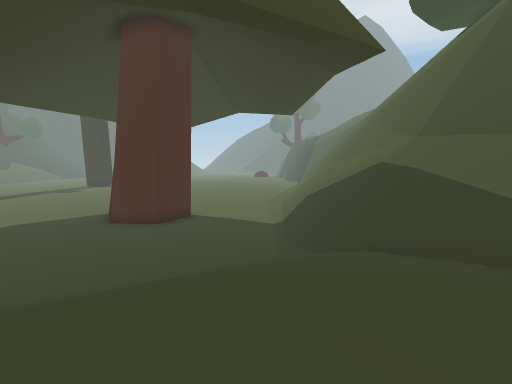
[1] (above)

16 first-person views from a walk through a Unity game level. The camera is 1.5 m above the floor, tilts 6° down and sees 85° across. The floor is counted in squares, 2 m on a side. Each view is taken from the middle of a square. On the plan, view 1 faces up. The plan holds only what a view shows up to about 10 squares ahead; the rest is blank. The place goes on beyond the plan. The player is left out. Some animated figures are left out.

[2]
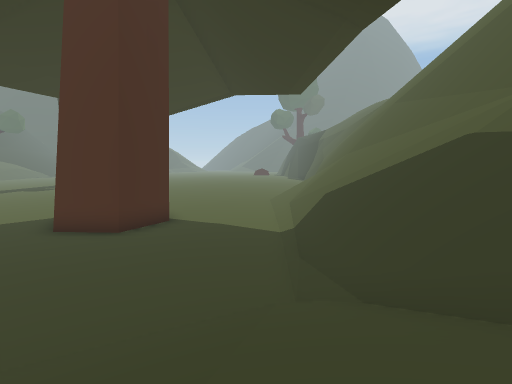

[3]
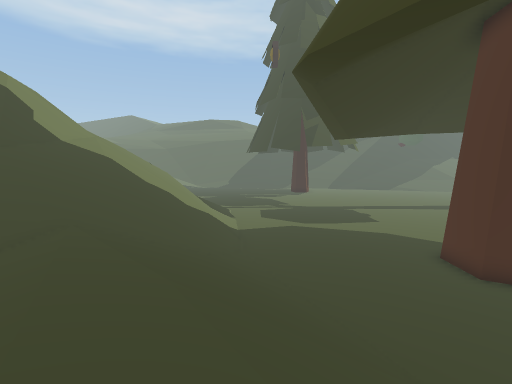

[4]
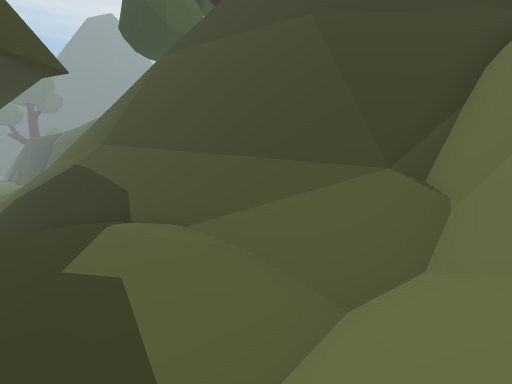

[5]
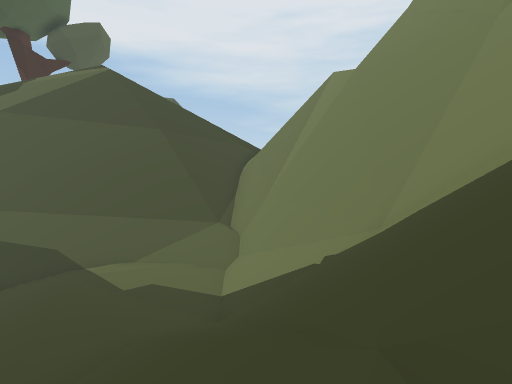

[6]
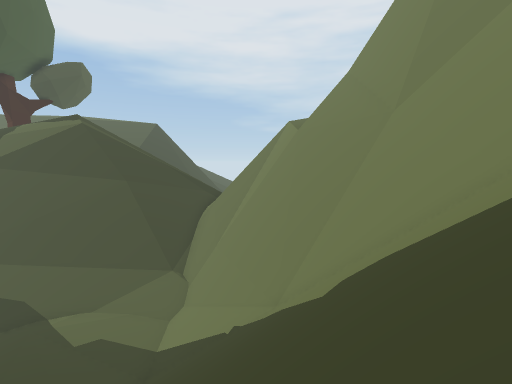

[7]
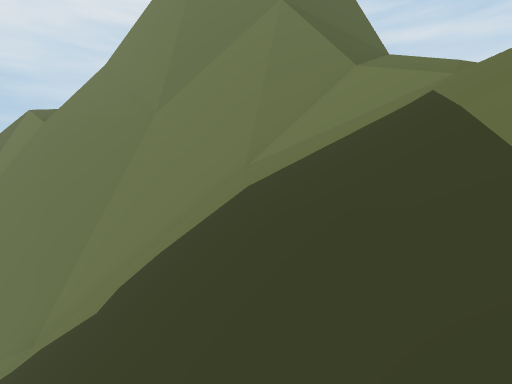

[8]
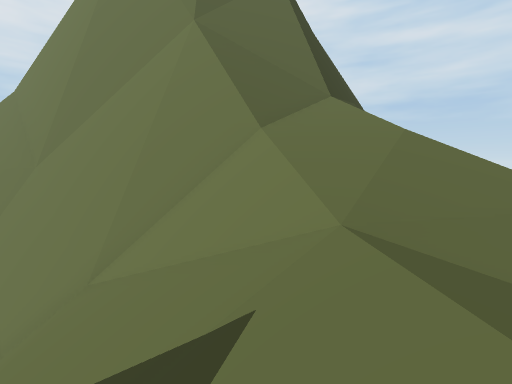

[9]
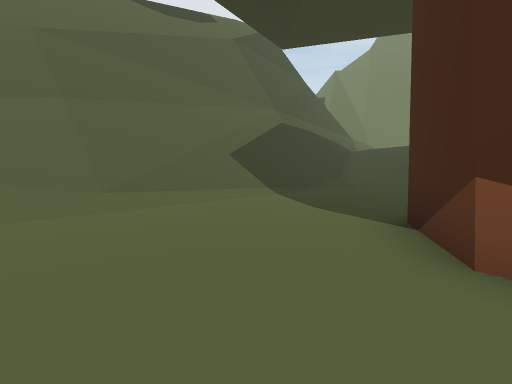

[10]
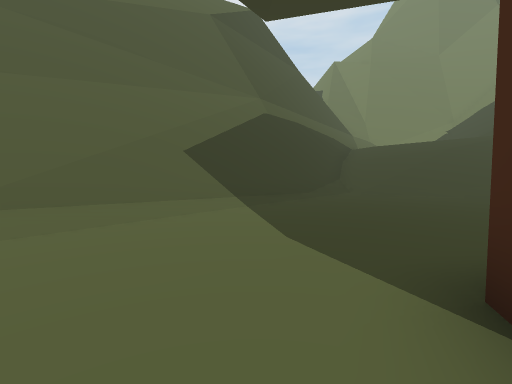

[11]
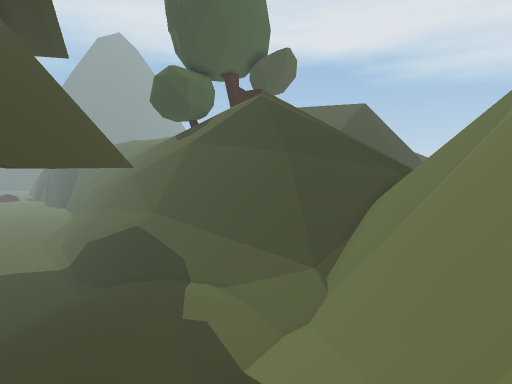

[12]
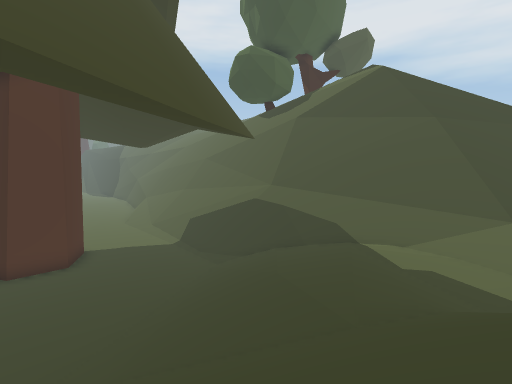

[13]
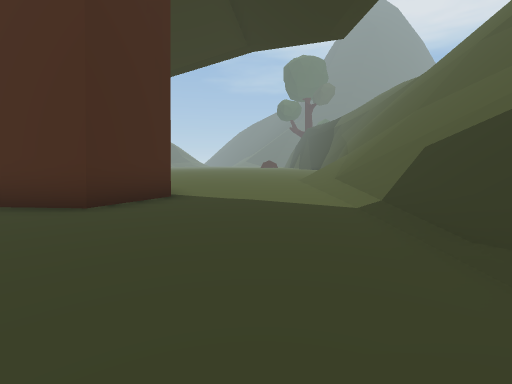

[14]
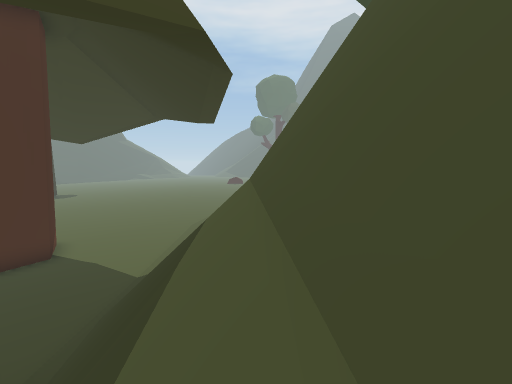

[15]
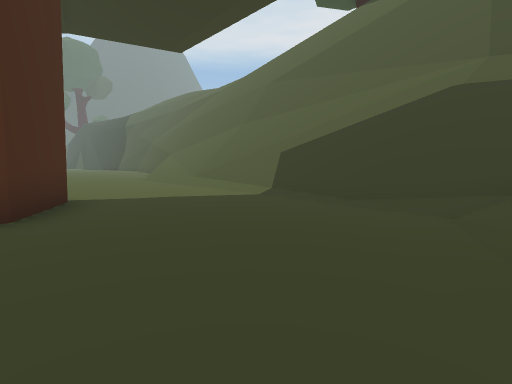

[16]
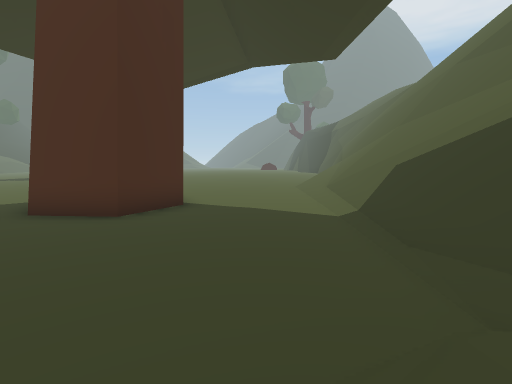

### Floor plan
Key: @ floor where view 1 was taken; # wall or solid block; . main floor; : floor 2.5 m higher than the main floor; + floor 3.25 m higher than the main floor; * floor 16 m higher than the main floor; / step, stairs or slope; = window, fence, low wall or low ledge; ^ raised ledge; v drop or lower ground.
Columns run from 6 left of view 1 to 8 right of it. Each row starts with its distance up from view 1.
 16   .....///===#
 15   .....///=^=v
 14   .....///=^=v
 13   #....///#^=v
 12   ##...///#^=v
 11 ###....///#^vv
 10 .......///=^vv
  9 .......///=^vv
  8 .......///=^v/
  7 .......///#^v
  6 ......////#^v/
  5 ....//////#^vv
  4 ../////////^ v
  3 ///////:://^ v
  2 //////+++//^ v
  1 /////+++++/^ v
  0 ////++@/++/# vv
 -1 ///////::+/##vv
 -2 ///////:://##vv
 -3 /////////=###vv
 -4 #=//////=######
 -5 ///////=^^  ^^
 -6 ///////#^   vv
 -7 //////=#^  ==
 -8 /////=#^^  ^^
 -9 *////##^
-10 ////##===^^^
-11 ///=vvv##^
-12 /////##^
-13    /#^^
-14    =#

Positions as (right, up) in squares from view 1, and headings:
1: (0, 0), facing up
2: (0, 3), facing up
3: (4, 4), facing left
4: (1, -3), facing up-right
5: (-5, -3), facing right
6: (-6, -5), facing right
7: (-6, -5), facing down-right
8: (-6, -8), facing down-right
9: (-4, 16), facing down-right
10: (-3, 14), facing down-right
11: (-2, -6), facing up-right
12: (-6, -2), facing up-right
13: (-1, 6), facing up
14: (4, 3), facing up
15: (-4, 6), facing up-right
16: (-1, 5), facing up
